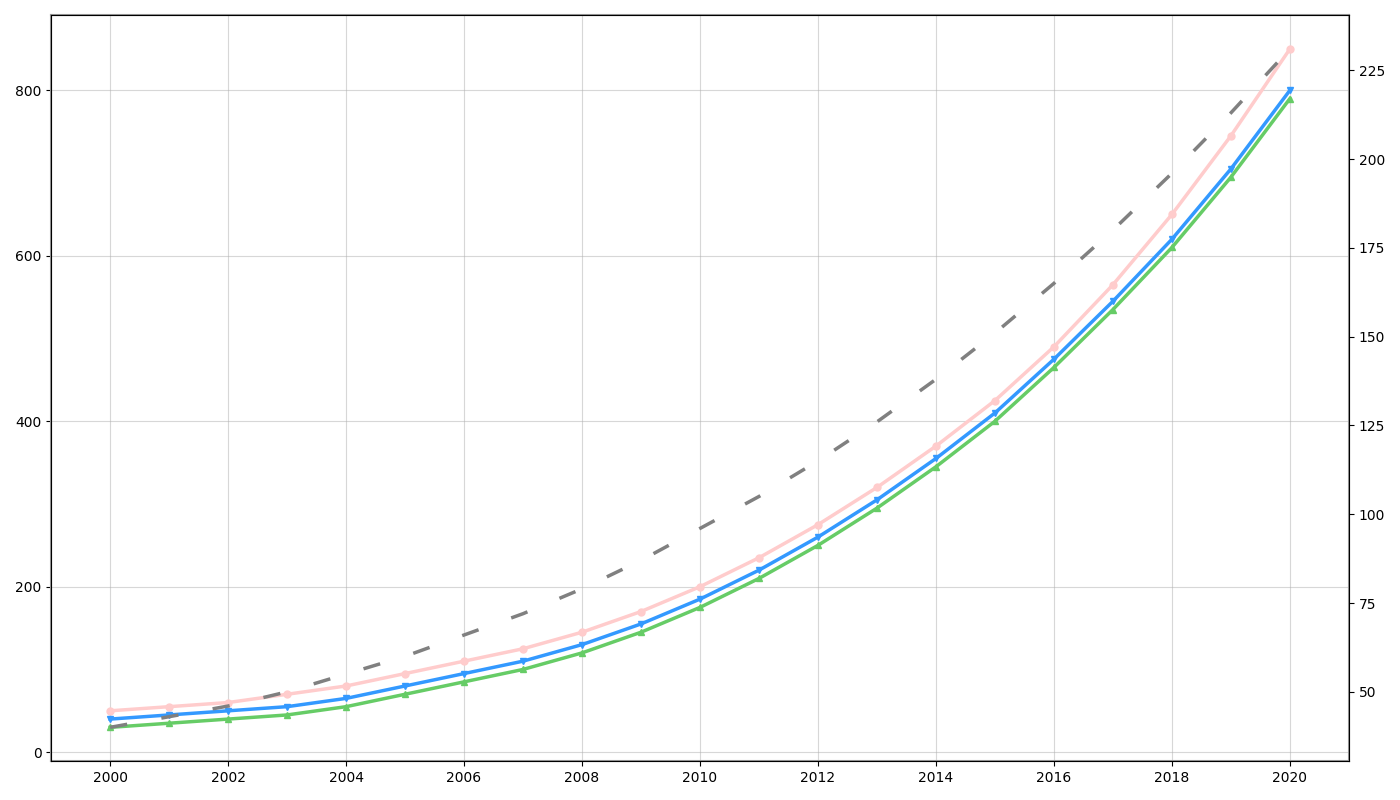

Reproduce this figure in Python.
import matplotlib.pyplot as plt
import numpy as np

# Years from 2000 to 2020
years = np.arange(2000, 2021)

# Artificial data for renewable energy production (MegaWatts) for three countries
country_data = {
    'EcoLand': [50, 55, 60, 70, 80, 95, 110, 125, 145, 170, 200, 235, 275, 320, 370, 425, 490, 565, 650, 745, 850],
    'GreenVille': [40, 45, 50, 55, 65, 80, 95, 110, 130, 155, 185, 220, 260, 305, 355, 410, 475, 545, 620, 705, 800],
    'Sustainia': [30, 35, 40, 45, 55, 70, 85, 100, 120, 145, 175, 210, 250, 295, 345, 400, 465, 535, 610, 695, 790]
}

global_growth_rate = np.array([40, 43, 46, 50, 55, 60, 66, 72, 79, 87, 96, 105, 115, 126, 138, 151, 165, 180, 196, 213, 231])

fig, ax1 = plt.subplots(figsize=(14, 8))
colors = ['#ffcccc', '#3399ff', '#66cc66']
markers = ['o', 'v', '^']

for (country, color, marker) in zip(country_data.keys(), colors, markers):
    ax1.plot(years, country_data[country], color=color, linewidth=2.5, marker=marker, markersize=5)

ax2 = ax1.twinx()
ax2.plot(years, global_growth_rate, color='grey', linestyle=(0, (5, 10)), linewidth=2.5)

ax1.set_xticks(np.arange(2000, 2021, 2))
ax1.grid(True, linestyle='-', which='major', axis='both', alpha=0.5)

# Altered the border color by setting spine colors
for spine in ax1.spines.values():
    spine.set_edgecolor('#999999')
    spine.set_linewidth(1.5)

plt.tight_layout()
plt.show()
